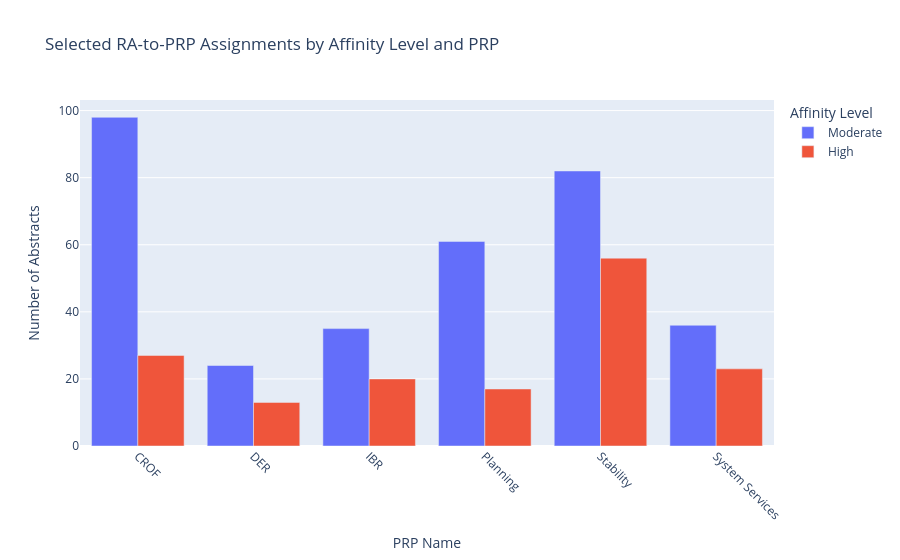

Notebook code cell kept with this figure:
### Code cell
# Deterministic counts from selected RA-to-PRP assignments
ra_count_df = (
    ra_analysis_df.groupby(
        ['PRP_Name', 'Affinity_Level'],
        as_index=False,
        observed=True,
    )['Abstract_Index']
    .nunique()
    .rename(columns={'Abstract_Index': 'n_abstracts'})
)

fig = px.bar(
    ra_count_df,
    x='PRP_Name',
    y='n_abstracts',
    color='Affinity_Level',
    barmode='group',
    category_orders={'Affinity_Level': ['Moderate', 'High']},
    title='Selected RA-to-PRP Assignments by Affinity Level and PRP',
)
fig.update_layout(
    xaxis_title='PRP Name',
    yaxis_title='Number of Abstracts',
    legend_title='Affinity Level',
)
fig.update_xaxes(tickangle=45)
fig.show()

display(ra_count_df.sort_values(['PRP_Name', 'Affinity_Level']))

### Figure 1 — Plotly figure (JSON) as saved in the notebook; plotly's stock layout.template omitted (floating-point values rounded to 4 significant figures)
{"data": [{"alignmentgroup": "True", "hovertemplate": "Affinity_Level=Moderate<br>PRP_Name=%{x}<br>n_abstracts=%{y}<extra></extra>", "legendgroup": "Moderate", "marker": {"color": "#636efa", "pattern": {"shape": ""}}, "name": "Moderate", "offsetgroup": "Moderate", "orientation": "v", "showlegend": true, "textposition": "auto", "type": "bar", "x": ["CROF", "DER", "IBR", "Planning", "Stability", "System Services"], "xaxis": "x", "y": [98, 24, 35, 61, 82, 36], "yaxis": "y"}, {"alignmentgroup": "True", "hovertemplate": "Affinity_Level=High<br>PRP_Name=%{x}<br>n_abstracts=%{y}<extra></extra>", "legendgroup": "High", "marker": {"color": "#EF553B", "pattern": {"shape": ""}}, "name": "High", "offsetgroup": "High", "orientation": "v", "showlegend": true, "textposition": "auto", "type": "bar", "x": ["CROF", "DER", "IBR", "Planning", "Stability", "System Services"], "xaxis": "x", "y": [27, 13, 20, 17, 56, 23], "yaxis": "y"}], "layout": {"barmode": "group", "legend": {"title": {"text": "Affinity Level"}, "tracegroupgap": 0}, "title": {"text": "Selected RA-to-PRP Assignments by Affinity Level and PRP"}, "xaxis": {"anchor": "y", "domain": [0, 1], "tickangle": 45, "title": {"text": "PRP Name"}}, "yaxis": {"anchor": "x", "domain": [0, 1], "title": {"text": "Number of Abstracts"}}}}
